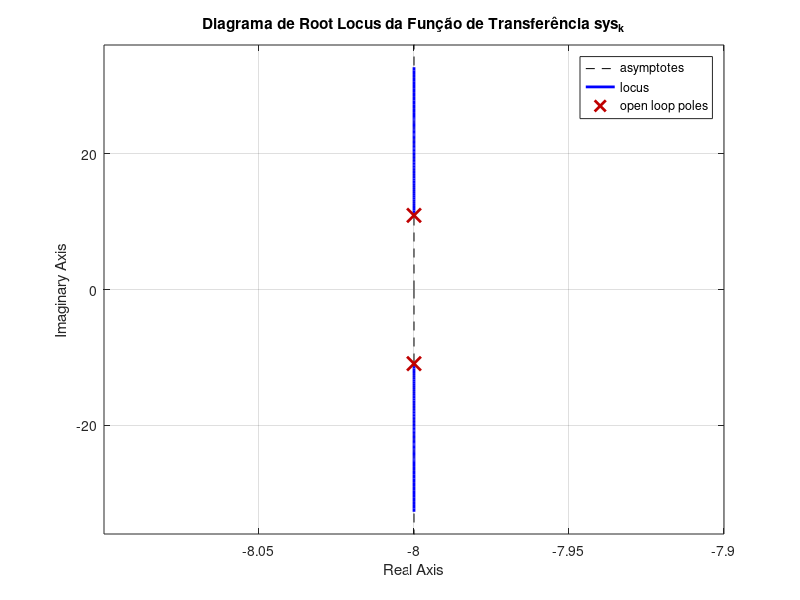
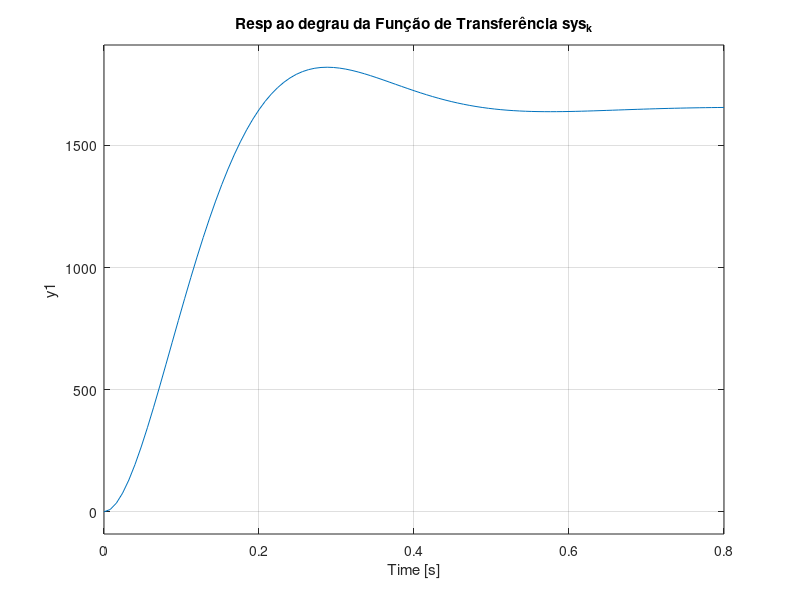
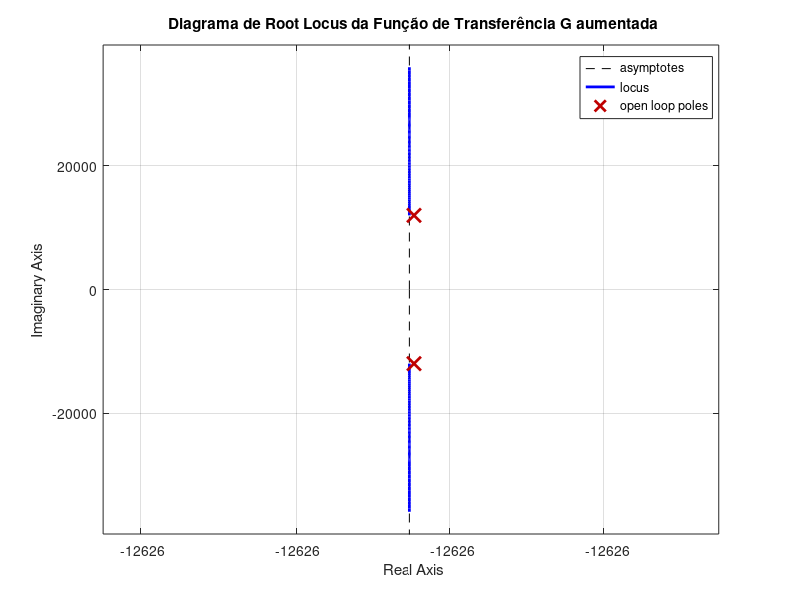
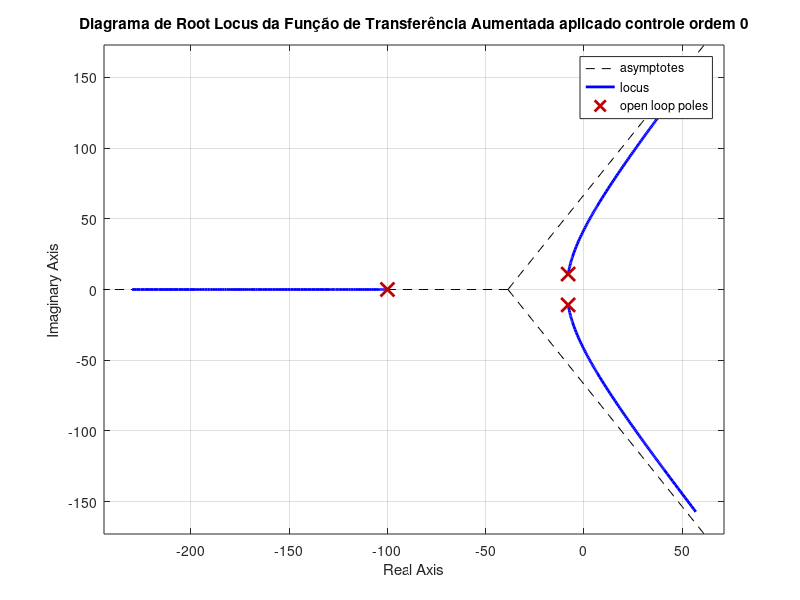

The MATLAB script that drew these images, in order:
clear;
clc;
close all;
s = tf('s');
Vin = 12;
L=0.001;
Cap=3.3*10^(-6);
R=12;

% Regulador (n faz sentido na minha head)


A = [(-1/(R*Cap)) 1/Cap; -1/L 0]
B = [0; Vin/L]
C = [1 0]
D = [0]

sys = ss(A, B, C, D)
controlab_vet = [B A*B];
disp('Rank da matriz de controlabilidade:');
disp(rank(controlab_vet));

% poles = [-12390.30540260398 + 22393.13891451005i 12390.30540260398 - 22393.13891451005i]; %só colocar polos desejados aqui
poles = [-8 + 10.91501083i -8 - 10.91501083i];
K = acker(A, B, poles)
A_k = A - (B*K)
% B_k = B*K(1)
B_k = [0;1]
% B_aum_mf = [B;1]
C_k = C
D_k = 0
sys_k = ss(A_k,B_k,C_k,0)


figure;
rlocus(sys_k)
grid on;
title('Diagrama de Root Locus da Função de Transferência sys_k');
figure;
step(sys_k)
grid on;
title('Resp ao degrau da Função de Transferência sys_k');




% Ordem 0


A_aum = [A [0;0]; -C 0]
B_aum = [B;0]
C_aum = [C 0]
% poles = [-12390.30540260398 + 22393.13891451005i 12390.30540260398 - 22393.13891451005i -471.91444731728];
poles = [-8 + 10.91501083i -8 - 10.91501083i -100]
K_aum = acker(A_aum, B_aum, poles)

A_aum_mf = A_aum - (B_aum*K_aum)
B_aum_mf = [0;0;1]
% B_aum_mf = [B;1]
C_aum_mf = C_aum
D_aum_mf = 0
sys_aum = ss(A_aum,B_aum,C_aum,0)

figure;
rlocus(sys_aum)
grid on;
title('Diagrama de Root Locus da Função de Transferência G aumentada');
sys_mf_aum = ss(A_aum_mf,B_aum_mf,C_aum_mf,D_aum_mf)
figure;
rlocus(sys_mf_aum)
grid on;
title('Diagrama de Root Locus da Função de Transferência Aumentada aplicado controle ordem 0');
figure;
step(sys_mf_aum)
grid on;
title('Resposta ao Degrau aplicado Servossistema ordem 0 da Função de Transferência Aumentada');